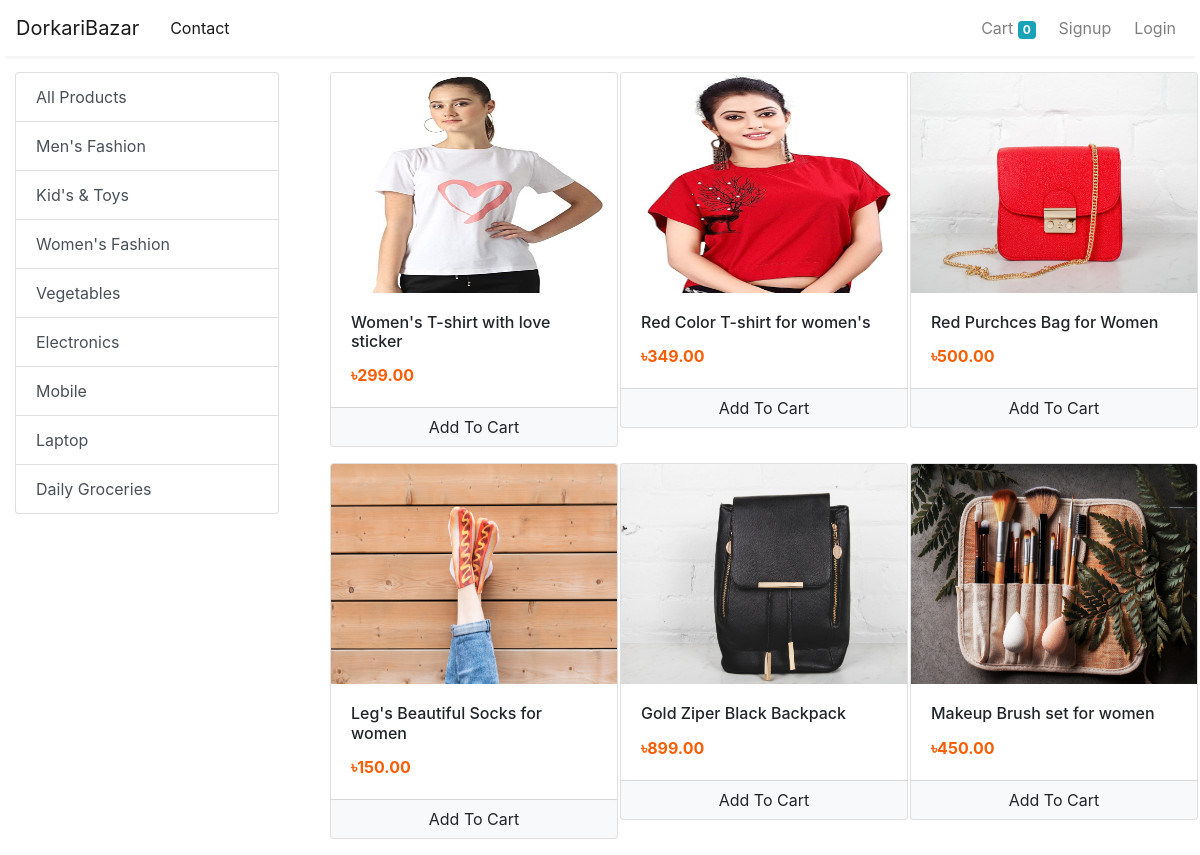
Screenshot of /?category=3 with the database file from the repository.
### store/models/category.py (models this page shows, shortened)
class Category(models.Model):
    name = models.CharField(max_length=20)
    @staticmethod
    def Get_all_Catogreis():
        return Category.objects.all()

### store/models/product.py (models this page shows, shortened)
class Product(models.Model):
    name = models.CharField(max_length=100)
    category = models.ForeignKey(Category, on_delete=models.CASCADE, default=1, null=True, blank=True)
    price = models.IntegerField(default=0)
    description = models.CharField(max_length=300, default=' ')
    image = models.ImageField(upload_to='upload/products/')
    @staticmethod
    def Get_all_products_by_id(category_id):
        if category_id:
            return Product.objects.filter(category=category_id)
        else:
            return  Product.Get_all_products()

### store/views/home.py (the view, shortened to what this page needs)
# urls.py: path('', Index.as_view(), name='homepage'),
class Index(View):
    def get(self,request):
        cart = request.session.get('cart')
        if not cart:
            request.session['cart'] = {}
        product = None
        category = Category.Get_all_Catogreis()
        categoryID = request.GET.get('category')
        if categoryID:
            product = Product.Get_all_products_by_id(categoryID)
        else:
            product = Product.Get_all_products()
        customer_id = request.session.get('customer')
        customers = customer.get_customer_byID(customer_id)
        data = {}
        data['username'] = customers
        data['products'] = product
        data['category'] = category
        print('you are', request.session.get('email'))
        print('customer',customers)
        return render(request, 'index.html', data)

### store/models/customer.py (called while the page is built)
    @staticmethod
    def get_customer_byID(customer_id):
        return customer.objects.filter(id=customer_id)

### store/templatetags/cart.py (called while the page is built)
@register.filter(name='is_in_cart')
def is_in_cart(product, cart):
    keys = cart.keys()
    for id in keys:
        if int(id) == product.id:
            return True
    return False

### store/templates/index.html (shortened to what this page needs)
{% extends 'base.html' %}
{% block content %}
{% load cart %}
<div class="container-fluid mt-3">
	<div class="row">
		<div class="col-lg-3 mx-auto">
			<div class="list-group">
				<a href="/" class="list-group-item list-group-item-action">All Products</a>
                {% for categories in category  %}
                <a href="/?category={{categories.id}}"
					class="list-group-item list-group-item-action">{{ categories.name }}</a>
                {% endfor %}
			</div>
		</div>
		<div id='products' class="col-lg-9 mx-auto">
			<div class="row mx-auto">
                {% for product in products %}
                <div class="col-lg-4 mb-3">
                     <div class="card product" style="width: 18rem;" id="{{product.id}}">
                      <img class="card-img-top" src="{{ product.image.url }}" alt="Card image cap" height="250px">
                          <div class="card-body">
                            <h5 class="card-title">{{ product.name }}</h5>
                            <p class="card-text">৳{{ product.price }}.00</p>
                          </div>
						 <div class="card-footer p-0 no-gutters">
						{% if product|is_in_cart:request.session.cart %}
						<div class="row no-gutters">
							<form action="/#{{product.id}}" class="col-2 " method="post">
								{% csrf_token %}
								<input hidden type="text" name='product' value='{{product.id}}'>
								<input hidden type="text" name='remove' value='True'>
								<input type="submit" value=" - " class="btn btn-block btn-light border-right">
							</form>
							<div class="text-center col">{{product|cart_quantity:request.session.cart}} in Cart</div>
							<form action="/#{{product.id}}" class="col-2 " method="post">
								{% csrf_token %}
								<input hidden type="text" name='product' value='{{product.id}}'>
								<input type="submit" value=" + " class="btn btn-block btn-light border-left">
							</form>
						</div>
						{% else %}
						<form action="/#{{product.id}}" method="POST" class="btn-block">
							<input type="submit" class="float-right btn btn-light  form-control"
								value="Add To Cart">
						</form>
						{% endif %}
					</div>
                    </div>
                </div>
                {% endfor %}
                </div>
            </div>
		</div>
	</div>
{% endblock %}

### store/templates/assets/css/style.css (style rules this page uses)
.list-group { position: fixed; width: 23%; }

### store/templates/base.html (style rules this page uses)
.list-group { position: fixed; width: 22%; }
.product .card-img-top { height: 220px; }
.product .card-title { font-size: 16px; }
.product .card-text { font-size: 16px; font-weight: bold; color: #f75e05; }

### rows the page displays
Category: name "Men's Fashion"
Category: name "Kid's & Toys"
Category: name "Women's Fashion"
Category: name "Vegetables"
Category: name "Electronics"
Category: name "Mobile"
Category: name "Laptop"
Category: name "Daily Groceries"
Product: image (picture), name "Women's T-shirt with love sticker", price "299"
Product: image (picture), name "Red Color T-shirt for women's", price "349"
Product: image (picture), name "Red Purchces Bag for Women", price "500"
Product: image (picture), name "Leg's Beautiful Socks for women", price "150"
Product: image (picture), name "Gold Ziper Black Backpack", price "899"
Product: image (picture), name "Makeup Brush set for women", price "450"

### other values shown
{{ request.session.cart.keys|length }} "0"
